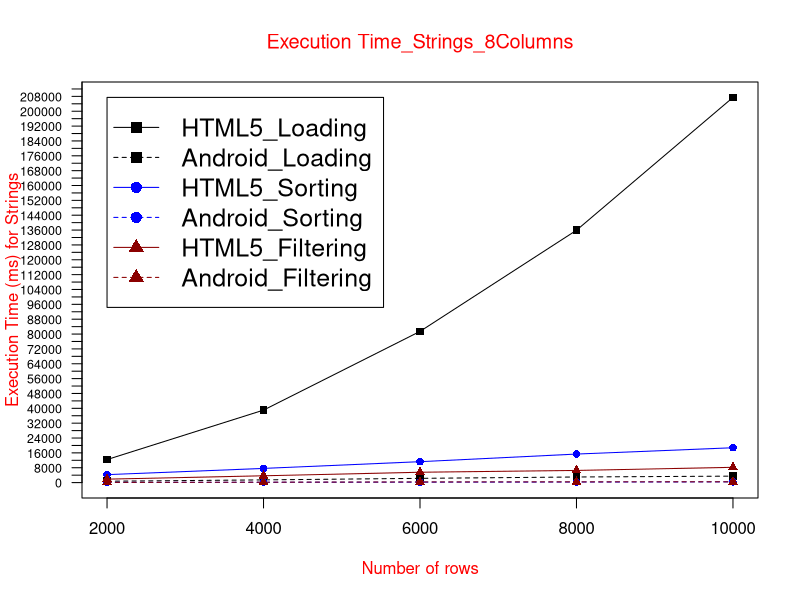

Generate this figure with R:
data <- read.table("ETstr8col.txt", header = TRUE)

max_y <- max(data)
plot_colors <- c("black", "blue", "red4")
png(filename="ETstr8Col.png", height = 1000, width = 1300, bg = "white")
plot(data$HTML5_Loading, type = "o", col = plot_colors[1], pch=15,  ylim=c(0,max_y), axes=FALSE, ann=FALSE)
axis(1, at=1:5, lab=c("2000", "4000", "6000", "8000", "10000"))
axis(2, las=1, at=4000*0:max_y, cex.axis = 0.75)

box()
lines(data$Android_Loading, type="o", pch=15, lty=2, col=plot_colors[1])
lines(data$HTML5_Sorting, type="o", pch=16, lty=1,  col=plot_colors[2])
lines(data$Android_Sorting, type="o", pch=16, lty=2,  col=plot_colors[2])   
lines(data$HTML5_Filtering, type="o", pch=17, lty=1, col=plot_colors[3])
lines(data$Android_Filtering, type="o", pch=17, lty=2,   col=plot_colors[3])

title(main="Execution Time_Strings_8Columns", col.main="red", font.main=6)
title(xlab= "Number of rows", col.lab="red")
title(ylab= "Execution Time (ms) for Strings", col.lab="red")
legend(1, max_y, names(data), cex=1.5, col=c("black", "black","blue", "blue","red4","red4"), pch=c(15,15,16,16,17,17), lty=c(1,2,1,2,1,2));

dev.off()
